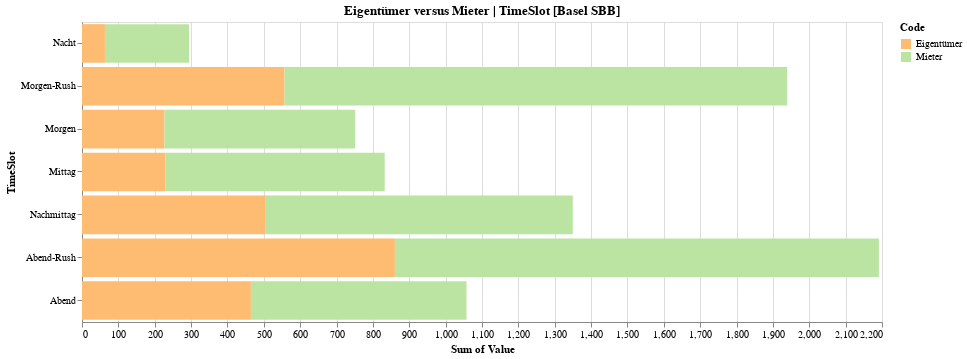

Write notebook code for a chart like this one.
### Code cell
plot_var_time_dist(
    data=ax_data_workdays,
    var='md_wohneigentum',
    over="TimeSlot",
    station="Basel SBB",
    as_percent=False,
)

### Figure 1 — Vega-Lite specification as saved in the notebook (floating-point values rounded to 4 significant figures; data arrays with more than 128 entries replaced by an {"elided": "..."} marker saying what was removed)
{"$schema": "https://vega.github.io/schema/vega-lite/v3.4.0.json", "config": {"mark": {"tooltip": null}, "view": {"height": 300, "width": 800}}, "data": {"name": "data-22692113e810dbf0ff7c20768019d8a1"}, "datasets": {"data-22692113e810dbf0ff7c20768019d8a1": {"elided": "2928 records"}}, "encoding": {"color": {"field": "Code", "scale": {"scheme": "spectral"}, "sort": ["Eigentümer", "Mieter"], "type": "nominal"}, "order": {"field": "Label_Nr", "type": "quantitative"}, "x": {"aggregate": "sum", "field": "Value", "type": "quantitative"}, "y": {"field": "TimeSlot", "sort": ["Nacht", "Morgen-Rush", "Morgen", "Mittag", "Nachmittag", "Abend-Rush", "Abend"], "type": "nominal"}}, "mark": "bar", "title": "Eigentümer versus Mieter | TimeSlot [Basel SBB]"}
